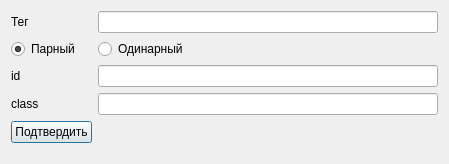
<?xml version="1.0" encoding="UTF-8"?>
<ui version="4.0">
 <class>tagDialog</class>
 <widget class="QDialog" name="tagDialog">
  <property name="geometry">
   <rect>
    <x>0</x>
    <y>0</y>
    <width>449</width>
    <height>164</height>
   </rect>
  </property>
  <property name="windowTitle">
   <string>Вставка тега</string>
  </property>
  <property name="modal">
   <bool>true</bool>
  </property>
  <layout class="QFormLayout" name="formLayout">
   <item row="0" column="0">
    <widget class="QLabel" name="label">
     <property name="text">
      <string>Тег</string>
     </property>
    </widget>
   </item>
   <item row="0" column="1">
    <widget class="QLineEdit" name="tagEdit"/>
   </item>
   <item row="1" column="0">
    <widget class="QRadioButton" name="pairTagButton">
     <property name="text">
      <string>Парный</string>
     </property>
     <property name="checked">
      <bool>true</bool>
     </property>
    </widget>
   </item>
   <item row="1" column="1">
    <widget class="QRadioButton" name="singleTagButton">
     <property name="text">
      <string>Одинарный</string>
     </property>
    </widget>
   </item>
   <item row="2" column="0">
    <widget class="QLabel" name="label_2">
     <property name="text">
      <string>id</string>
     </property>
    </widget>
   </item>
   <item row="2" column="1">
    <widget class="QLineEdit" name="idEdit"/>
   </item>
   <item row="3" column="0">
    <widget class="QLabel" name="label_3">
     <property name="text">
      <string>class</string>
     </property>
    </widget>
   </item>
   <item row="3" column="1">
    <widget class="QLineEdit" name="classEdit"/>
   </item>
   <item row="4" column="0">
    <widget class="QPushButton" name="acceptButton">
     <property name="text">
      <string>Подтвердить</string>
     </property>
    </widget>
   </item>
  </layout>
 </widget>
 <resources/>
 <connections/>
</ui>
